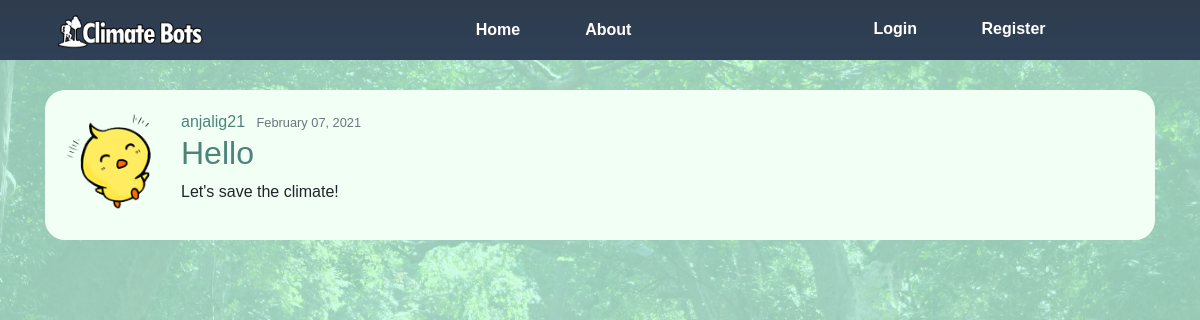
The page /post/26/ on the database its author committed.
### blog/models.py (models this page shows, shortened)
class Post(models.Model):
  title = models.CharField(max_length=100)
  content = models.TextField()
  date_posted = models.DateTimeField(default=timezone.now)
  author = models.ForeignKey(User, on_delete=models.CASCADE)
  category = models.CharField(max_length=225,default='general')

### users/models.py (models this page shows, shortened)
class Profile(models.Model):
    user = models.OneToOneField(User, on_delete=models.CASCADE)
    image = models.ImageField(default='default.jpg', upload_to='profile_pics')

### blog/views.py (the view)
# urls.py: path('post/<int:pk>/', PostDetailView.as_view(), name='post-detail'),
class PostDetailView(DetailView):
    model = Post

### blog/templates/blog/post_detail.html (shortened to what this page needs)
{% extends "blog/base.html" %}
{% block content %}
  <div class="postdetail-post">
    <article class="media content-section">
      <img class="postdetail-img" src="{{ object.author.profile.image.url}}">
      <div class="media-body">
        <div class="article-metadata">
          <a class="postdetail-author" href="{%url 'user-posts' object.author.username %}">{{ object.author }}</a>
          <small class="text-muted">{{ object.date_posted | date:"F d, Y" }}</small>
        </div>
        <h2 class="postdetail-title">{{ object.title }}</h2>
        <p class="postdetail-content">{{ object.content }}</p>
      </div>
    </article>
  </div>
{% endblock content %}

### blog/static/blog/main.css (style rules this page uses)
* { box-sizing:border-box; margin:0; padding:0; font-family: Arial, Helvetica, sans-serif; }
body { background: url(../../../media/img/other/background.jpg) center/cover; width:100%; height:100vh; margin-top: 0; padding:0; }
.postdetail-img { width:100px; height:100px; border-radius: 100%; margin-right:16px; }
.postdetail-post { margin-top: 30px; background:rgb(242, 255, 245); padding:20px; border-radius: 20px; text-align: left; }
.postdetail-title { color: #4c847b }
.postdetail-author { text-decoration: none; color: #4c847b; margin-right:7px; }
.postdetail-post p { text-align: left; margin-left:inherit; margin-right: inherit; }

### rows shown on the page
Post: author.profile.image (placeholder picture), author "anjalig21", date_posted "February 07, 2021", title "Hello", content "Let's save the climate!"
